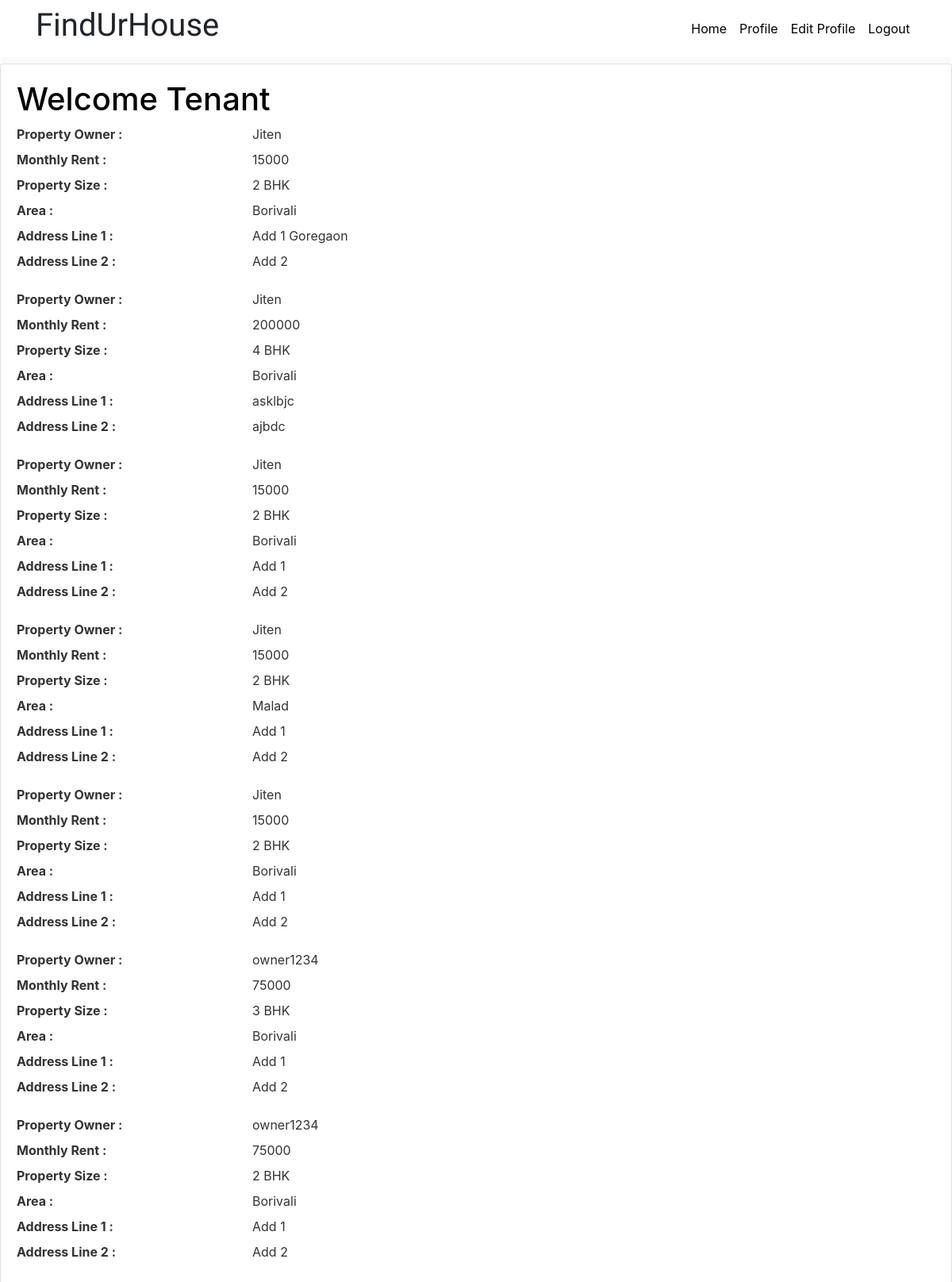
Page /tenant/home (signed in) on the committed database.
### users/models.py (models this page shows, shortened)
class Property(models.Model):
    size_choices = [
        ('1 BHK' ,'1 BHK'),
        ('2 BHK' ,'2 BHK'),
        ('3 BHK' ,'3 BHK'),
        ('4 BHK' ,'4 BHK')
    ]
    area_choices = [
        ('Borivali' ,'Borivali'),
        ('Kandivali' ,'Kandivali'),
        ('Malad' ,'Malad'),
        ('Goregaon' ,'Goregaon')
    ]
    property_owner = models.ForeignKey(Owner, on_delete=models.CASCADE)
    property_size = models.CharField(choices=size_choices, max_length = 100)
    monthly_rent = models.PositiveIntegerField(validators = [MinValueValidator(1)])
    property_image = models.ImageField(default='default.jpg',upload_to='property_images/',blank = False)
    area = models.CharField(choices=area_choices, max_length = 100)
    address_line_1 = models.CharField(max_length = 100)
    address_line_2 = models.CharField(max_length = 100)

class Owner(models.Model):
    user = models.OneToOneField(User, on_delete=models.CASCADE, primary_key=True)
    def __str__(self):
        return self.user.username

class User(AbstractUser):
    is_owner = models.BooleanField(default=False)
    is_tenant = models.BooleanField(default=False)

### users/views.py (the view, shortened to what this page needs)
# urls.py: path('tenant/home', users_views.tenant_home, name='tenant_home'),
def tenant_home(request):
    tenant = User.objects.get(username = request.user.username)
    tenant = Tenant.objects.get(user=tenant)
    tenant_list = BookMarkPropertyList.objects.get(list_owner = tenant)
    form = None
    if request.method == 'GET':
        all_properties = Property.objects.filter().order_by('-id')
        form = Searchproperty()
    return render(request, 'users/tenant_home.html',{"all_properties" : all_properties, "tenant_list" : tenant_list, "form" : form })

### users/templates/users/tenant_home.html
{% extends "users/base.html" %}
{% block content %}
<h1> Welcome Tenant </h1>
{% for property in all_properties %}
<dl class="row">
    <dt class="col-sm-3">Property Owner :  </dt>
    <dd class="col-sm-9"> {{property.property_owner}} </dd>
    <dt class="col-sm-3">Monthly Rent :  </dt>
    <dd class="col-sm-9"> {{property.monthly_rent}} </dd>
    <dt class="col-sm-3">Property Size : </dt>
    <dd class="col-sm-9">
        {{property.property_size}}
    </dd>
    <dt class="col-sm-3">Area : </dt>
    <dd class="col-sm-9">{{property.area}}</dd>
    <dt class="col-sm-3 text-truncate">Address Line 1 : </dt>
    <dd class="col-sm-9"> {{property.address_line_1}} </dd>
    <dt class="col-sm-3 text-truncate">Address Line 2 : </dt>
    <dd class="col-sm-9"> {{property.address_line_2}} </dd>
  </dl>
{% endfor %}
{% endblock content %}

### static/css/main.css (style rules this page uses)
body { background: #fafafa; color: #333333; margin-top: 5rem; }
h1, h2, h3, h4, h5, h6 { color:black; }

### rows in the picture
Property: property_owner "Jiten", monthly_rent "15000", property_size "2 BHK", area "Borivali", address_line_1 "Add 1 Goregaon", address_line_2 "Add 2"
Property: property_owner "Jiten", monthly_rent "200000", property_size "4 BHK", area "Borivali", address_line_1 "asklbjc", address_line_2 "ajbdc"
Property: property_owner "Jiten", monthly_rent "15000", property_size "2 BHK", area "Borivali", address_line_1 "Add 1", address_line_2 "Add 2"
Property: property_owner "Jiten", monthly_rent "15000", property_size "2 BHK", area "Malad", address_line_1 "Add 1", address_line_2 "Add 2"
Property: property_owner "Jiten", monthly_rent "15000", property_size "2 BHK", area "Borivali", address_line_1 "Add 1", address_line_2 "Add 2"
Property: property_owner "owner1234", monthly_rent "75000", property_size "3 BHK", area "Borivali", address_line_1 "Add 1", address_line_2 "Add 2"
Property: property_owner "owner1234", monthly_rent "75000", property_size "2 BHK", area "Borivali", address_line_1 "Add 1", address_line_2 "Add 2"
